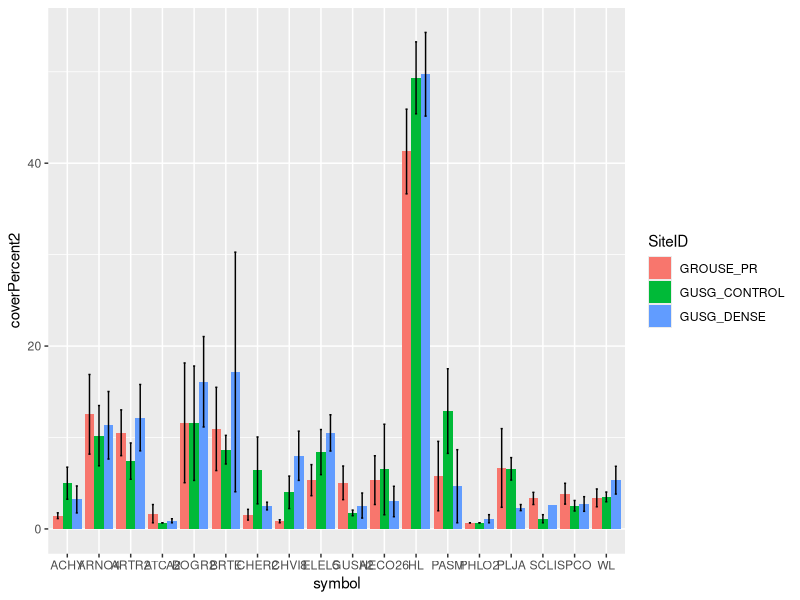

Source code (R):
##Set Working Directory
projectWD<-("U:\\My Documents\\R\\dima_analysis\\2016")
setwd(projectWD)
getwd()

require(plyr)
library(ggplot2)

data <- read.csv('output/lpiFromScratch_byPLOT.csv')
data1 <- data

##Remove Zeros
#####Getting Rid of the Zeros
data2 <- data1[-which(data1$coverPercent2 == "0"), ]


##Calculates base on Site ID and symbol Standard Deviation 
## Summarizes data.
## Gives count, mean, standard deviation, standard error of the mean, and confidence interval (default 95%).
##   data: a data frame.
##   measurevar: the name of a column that contains the variable to be summariezed
##   groupvars: a vector containing names of columns that contain grouping variables
##   na.rm: a boolean that indicates whether to ignore NA's
##   conf.interval: the percent range of the confidence interval (default is 95%)
summarySE <- function(data=NULL, measurevar, groupvars=NULL, na.rm=FALSE,
                      conf.interval=.95, .drop=TRUE) {
    library(plyr)

    # New version of length which can handle NA's: if na.rm==T, don't count them
    length2 <- function (x, na.rm=FALSE) {
        if (na.rm) sum(!is.na(x))
        else       length(x)
    }

    # This does the summary. For each group's data frame, return a vector with
    # N, mean, and sd
    datac <- ddply(data, groupvars, .drop=.drop,
      .fun = function(xx, col) {
        c(N    = length2(xx[[col]], na.rm=na.rm),
          mean = mean   (xx[[col]], na.rm=na.rm),
          sd   = sd     (xx[[col]], na.rm=na.rm)
        )
      },
      measurevar
    )

    # Rename the "mean" column    
    datac <- rename(datac, c("mean" = measurevar))

    datac$se <- datac$sd / sqrt(datac$N)  # Calculate standard error of the mean

    # Confidence interval multiplier for standard error
    # Calculate t-statistic for confidence interval: 
    # e.g., if conf.interval is .95, use .975 (above/below), and use df=N-1
    ciMult <- qt(conf.interval/2 + .5, datac$N-1)
    datac$ci <- datac$se * ciMult

    return(datac)
}

data3 <- summarySE(data2, measurevar="coverPercent2", groupvars=c("SiteID", "symbol"))

##subsetData
variables <- c("ACHY", "ARFR", "ARTR2","ARNO4","ATCA2", "BOGR2", "BRTE", "CHER2", "CHVI8", "ELEL5", "HECO26", "GUSA2", "HL","KRLA", "PASM", "PHLO2", "PLJA", "SCLI", "SPCO", "WL")
final1 <- subset(data3, SiteID %in% c('GUSG_DENSE', 'GUSG_CONTROL', 'GROUSE_PR') & symbol %in% variables )

p <- ggplot(final1, aes(x=symbol, y=coverPercent2, fill=SiteID)) +
	geom_bar(position=position_dodge(), stat="identity") +
    geom_errorbar(aes(ymin=coverPercent2-se, ymax=coverPercent2+se),
                  width=.2,                    # Width of the error bars
                  position=position_dodge(.9))
p
write.csv(data2, file="output/summaryBySite.csv")